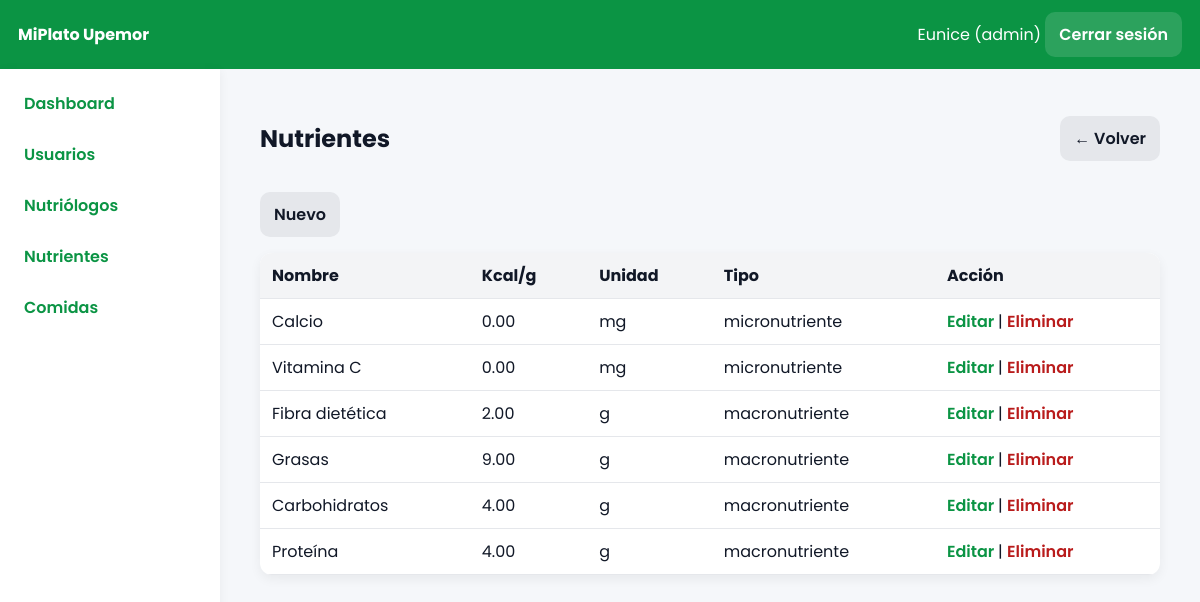
/index.php?controller=admin&action=nutrientes (signed in), run on the app's committed database.
### tables this page shows
CREATE TABLE `nutrientes` (
  `id_nutriente` int(11) NOT NULL AUTO_INCREMENT,
  `nombre` varchar(120) NOT NULL,
  `calorias_por_gramo` decimal(6,2) NOT NULL DEFAULT 0.00,
  `unidad_medida` varchar(30) NOT NULL DEFAULT 'g',
  `tipo` varchar(60) NOT NULL DEFAULT 'macronutriente',
  PRIMARY KEY (`id_nutriente`)
);

### app/core/Controller.php (called while the page is built, shortened)
<?php
class Controller{
  protected function view($file,$data=[]){
    include __DIR__.'/../views/layout.php';
  }
  protected function partial($file,$data=[]){
    extract($data);
    include __DIR__.'/../views/'.$file.'.php';
  }
}

### app/controllers/AdminController.php (called while the page is built, shortened)
<?php
require_once __DIR__.'/../models/Nutriente.php';
class AdminController extends Controller{
public function nutrientes(){
    $list=(new Nutriente())->all();
    $this->view('admin/nutrientes/index',compact('list'));
}
}

### app/core/Router.php (called while the page is built, shortened)
<?php
class Router{
  public static function dispatch(){
    $a=$_GET['action']??'login';
    $o=new $cn();
    $o->$a();
  }
}

### index.php (called while the page is built, shortened)
<?php
require __DIR__.'/app/core/Controller.php';
require __DIR__.'/app/core/Model.php';
require __DIR__.'/app/core/Database.php';
require __DIR__.'/app/core/Router.php';
Router::dispatch();

### app/core/Database.php (called while the page is built)
<?php
class Database{
  private static $c=null;
  public static function getConnection(){
    if(self::$c===null){
      $dsn='mysql:host='.DB_HOST.';dbname='.DB_NAME.';charset=utf8mb4';
      self::$c=new PDO(
        $dsn,
        DB_USER,
        DB_PASS,
        [
          PDO::ATTR_ERRMODE=>PDO::ERRMODE_EXCEPTION,
          PDO::ATTR_DEFAULT_FETCH_MODE=>PDO::FETCH_ASSOC
        ]
      );
    }
    return self::$c;
  }
}

### app/core/Model.php (called while the page is built, shortened)
<?php
class Model{
  function __construct(){
    $this->db=Database::getConnection();
  }
}

### app/models/Nutriente.php (called while the page is built, shortened)
<?php
class Nutriente extends Model
{
    public function all()
    {
        $sql = "SELECT id_nutriente, nombre, calorias_por_gramo, unidad_medida, tipo
                FROM nutrientes
                ORDER BY id_nutriente DESC";
        return $this->db->query($sql)->fetchAll();
    }
}

### app/views/admin/nutrientes/index.php (the view, shortened to what this page needs)
<div class='page-head'>
    <h2>Nutrientes</h2>
    <a class='btn' href='index.php?controller=admin&action=dashboard'>← Volver</a>
</div>
<div class='actions'>
    <a class='btn' href='index.php?controller=admin&action=nutrienteForm'>Nuevo</a>
</div>
<table class='table'>
    <thead>
        <tr>
            <th>Nombre</th>
            <th>Kcal/g</th>
            <th>Unidad</th>
            <th>Tipo</th>
            <th>Acción</th>
        </tr>
    </thead>
    <tbody>
        <?php foreach($list as $n): ?>
            <tr>
                <td><?= htmlspecialchars($n['nombre']) ?></td>
                <td><?= $n['calorias_por_gramo'] ?></td>
                <td><?= htmlspecialchars($n['unidad_medida']) ?></td>
                <td><?= htmlspecialchars($n['tipo']) ?></td>
                <td>
                    <a class='link' href='index.php?controller=admin&action=nutrienteForm&id=<?= $n['id_nutriente'] ?>'>
                        Editar
                    </a> |
                    <a class='link danger' href='index.php?controller=admin&action=nutrienteDelete&id=<?= $n['id_nutriente'] ?>'
                       onclick="return confirm('¿Seguro que deseas eliminar este nutriente?');">
                        Eliminar
                    </a>
                </td>
            </tr>
        <?php endforeach; ?>
    </tbody>
</table>

### public/css/app.css (style rules this page uses)
* { box-sizing:border-box }
body { font-family:'Poppins',system-ui,Segoe UI,Roboto,Arial,sans-serif;background:#f5f7fa;margin:0;color:#111827 }
.btn { display:inline-block;padding:10px 14px;border-radius:10px;border:0;background:#e5e7eb;text-decoration:none;color:#111827;font-weight:600 }
.actions { margin:16px 0;display:flex;gap:8px;flex-wrap:wrap }
.table { width:100%;border-collapse:collapse;background:#fff;border-radius:12px;overflow:hidden;box-shadow:0 4px 12px rgba(0,0,0,.06) }
.table th,.table td { padding:10px 12px;border-bottom:1px solid #e5e7eb;vertical-align:top }
.table th { background:#f3f4f6;text-align:left }
.link { color:#0b9444;text-decoration:none;font-weight:600 }
.link.danger { color:#b91c1c }
.page-head { display:flex;align-items:center;justify-content:space-between;margin:8px 0 12px }

### data on the page
nutrientes: nombre "Calcio", calorias_por_gramo "0.00", unidad_medida "mg", tipo "micronutriente"
nutrientes: nombre "Vitamina C", calorias_por_gramo "0.00", unidad_medida "mg", tipo "micronutriente"
nutrientes: nombre "Fibra dietética", calorias_por_gramo "2.00", unidad_medida "g", tipo "macronutriente"
nutrientes: nombre "Grasas", calorias_por_gramo "9.00", unidad_medida "g", tipo "macronutriente"
nutrientes: nombre "Carbohidratos", calorias_por_gramo "4.00", unidad_medida "g", tipo "macronutriente"
nutrientes: nombre "Proteína", calorias_por_gramo "4.00", unidad_medida "g", tipo "macronutriente"

### other printed values
$_SESSION['user']['nombre'] "Eunice"
$_SESSION['user']['rol'] "admin"
